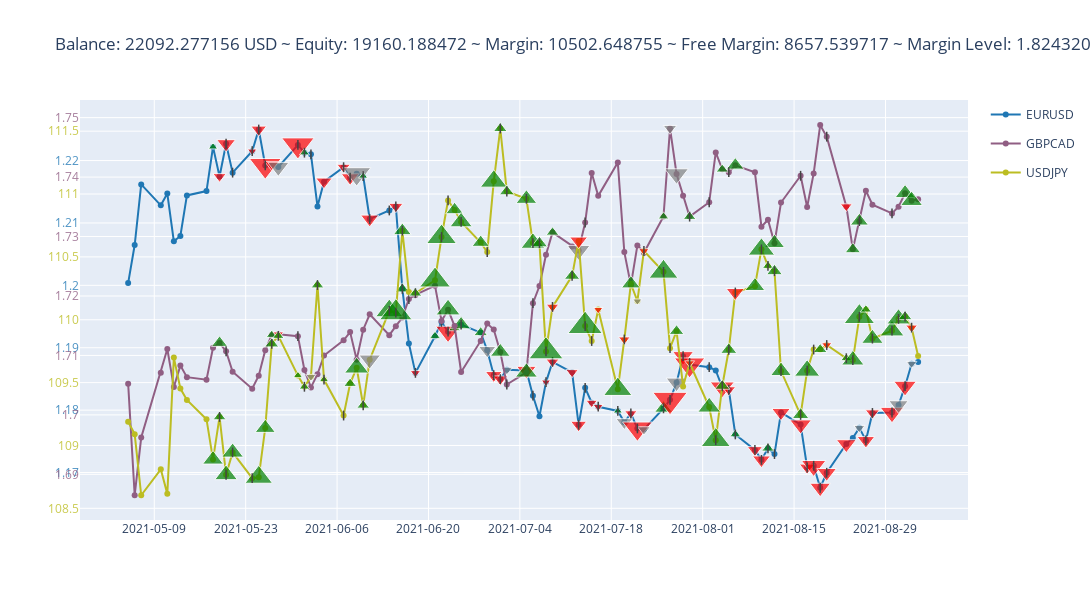

Notebook code cell kept with this figure:
### Markdown cell above
### A Complete Example using `stable-baselines`

### Code cell
import gymnasium as gym
from gym_mtsim import (
    Timeframe, SymbolInfo,
    MtSimulator, OrderType, Order, SymbolNotFound, OrderNotFound,
    MtEnv,
    FOREX_DATA_PATH, STOCKS_DATA_PATH, CRYPTO_DATA_PATH, MIXED_DATA_PATH,
)
from stable_baselines3 import A2C
from stable_baselines3.common.vec_env import DummyVecEnv
import random
import numpy as np
import torch

env_name = 'forex-hedge-v0'

# reproduce training and test
seed = 2024
random.seed(seed)
np.random.seed(seed)
torch.manual_seed(seed)

env = gym.make(env_name)
model = A2C('MultiInputPolicy', env, verbose=0)
model.learn(total_timesteps=1000)

observation, info = env.reset(seed=seed)

while True:
    action, _states = model.predict(observation)
    observation, reward, terminated, truncated, info = env.step(action)
    done = terminated or truncated

    if done:
        break

env.unwrapped.render('advanced_figure', time_format='%Y-%m-%d')
